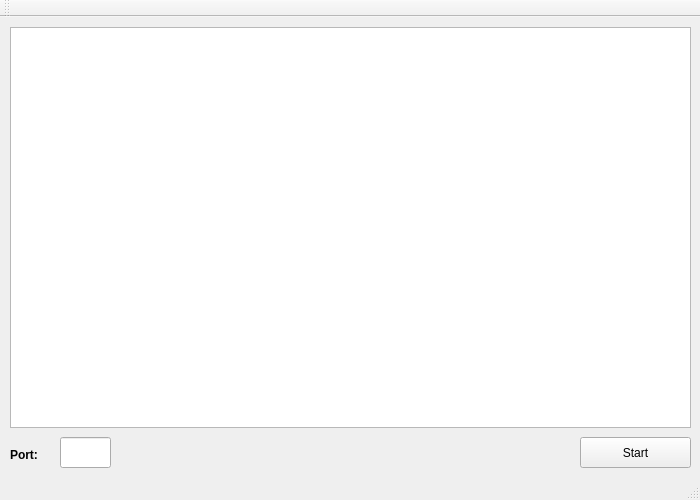
<?xml version="1.0" encoding="UTF-8"?>
<ui version="4.0">
 <class>MainWindow</class>
 <widget class="QMainWindow" name="MainWindow">
  <property name="geometry">
   <rect>
    <x>0</x>
    <y>0</y>
    <width>700</width>
    <height>500</height>
   </rect>
  </property>
  <property name="minimumSize">
   <size>
    <width>700</width>
    <height>500</height>
   </size>
  </property>
  <property name="maximumSize">
   <size>
    <width>700</width>
    <height>500</height>
   </size>
  </property>
  <property name="windowTitle">
   <string>MainWindow</string>
  </property>
  <widget class="QWidget" name="centralWidget">
   <widget class="QTextBrowser" name="textBrowser">
    <property name="geometry">
     <rect>
      <x>10</x>
      <y>10</y>
      <width>681</width>
      <height>401</height>
     </rect>
    </property>
   </widget>
   <widget class="QPushButton" name="pushButton">
    <property name="geometry">
     <rect>
      <x>580</x>
      <y>420</y>
      <width>111</width>
      <height>31</height>
     </rect>
    </property>
    <property name="text">
     <string>Start</string>
    </property>
   </widget>
   <widget class="QLabel" name="label">
    <property name="geometry">
     <rect>
      <x>10</x>
      <y>430</y>
      <width>51</width>
      <height>16</height>
     </rect>
    </property>
    <property name="text">
     <string>&lt;html&gt;&lt;head/&gt;&lt;body&gt;&lt;p&gt;&lt;span style=&quot; font-weight:600;&quot;&gt;Port:&lt;/span&gt;&lt;/p&gt;&lt;/body&gt;&lt;/html&gt;</string>
    </property>
   </widget>
   <widget class="QLineEdit" name="lineEdit">
    <property name="geometry">
     <rect>
      <x>60</x>
      <y>420</y>
      <width>51</width>
      <height>31</height>
     </rect>
    </property>
   </widget>
  </widget>
  <widget class="QMenuBar" name="menuBar">
   <property name="geometry">
    <rect>
     <x>0</x>
     <y>0</y>
     <width>700</width>
     <height>17</height>
    </rect>
   </property>
  </widget>
  <widget class="QToolBar" name="mainToolBar">
   <attribute name="toolBarArea">
    <enum>TopToolBarArea</enum>
   </attribute>
   <attribute name="toolBarBreak">
    <bool>false</bool>
   </attribute>
  </widget>
  <widget class="QStatusBar" name="statusBar"/>
 </widget>
 <layoutdefault spacing="6" margin="11"/>
 <resources/>
 <connections/>
</ui>
